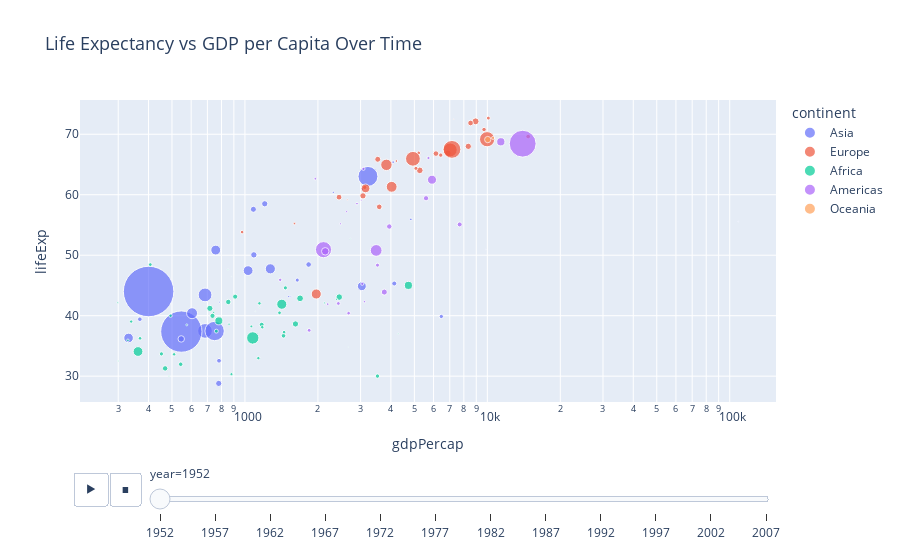

Notebook code cell kept with this figure:
### Markdown cell above
### Exercise: Creating a Dashboard

  * Add more plots to the dashboard, such as pie charts or area plots, to provide a more comprehensive view of the data.

### 5.3 Adding Animations to Plots

**Example: Animated Scatter Plot**

### Code cell
import plotly.express as px
# Sample data
df = px.data.gapminder()

# Animated Scatter Plot
fig = px.scatter(df,            # The DataFrame containing the data.
                 x='gdpPercap',      # The column for the x-axis (GDP per capita).
                 y='lifeExp',        # The column for the y-axis (Life Expectancy).
                 animation_frame='year',   # The column used for the animation frames (creates a new plot for each year).
                 animation_group='country', # The column to group points by, ensuring a country's data points are linked across frames.
                 size='pop',         # The column that determines the size of each scatter plot marker (population).
                 color='continent',  # The column that determines the color of each marker (continent).
                 hover_name='country',  # The column whose values appear when you hover over a data point.
                 log_x=True,         # Sets the x-axis to a logarithmic scale for better visualization of skewed data.
                 size_max=55,        # Sets the maximum size for the markers.
                 title='Life Expectancy vs GDP per Capita Over Time') # The title of the plot.

# Update the layout of the figure
fig.update_layout(title_font_size=18) # Sets the font size of the plot title.

# Display the figure
fig.show()

### Figure 1 — Plotly figure (JSON) as saved in the notebook; plotly's stock layout.template omitted (floating-point values rounded to 4 significant figures)
{"data": [{"hovertemplate": "<b>%{hovertext}</b><br><br>continent=Asia<br>year=1952<br>gdpPercap=%{x}<br>lifeExp=%{y}<br>pop=%{marker.size}<extra></extra>", "hovertext": ["Afghanistan", "Bahrain", "Bangladesh", "Cambodia", "China", "Hong Kong, China", "India", "Indonesia", "Iran", "Iraq", "Israel", "Japan", "Jordan", "Korea, Dem. Rep.", "Korea, Rep.", "Kuwait", "Lebanon", "Malaysia", "Mongolia", "Myanmar", "Nepal", "Oman", "Pakistan", "Philippines", "Saudi Arabia", "Singapore", "Sri Lanka", "Syria", "Taiwan", "Thailand", "Vietnam", "West Bank and Gaza", "Yemen, Rep."], "ids": ["Afghanistan", "Bahrain", "Bangladesh", "Cambodia", "China", "Hong Kong, China", "India", "Indonesia", "Iran", "Iraq", "Israel", "Japan", "Jordan", "Korea, Dem. Rep.", "Korea, Rep.", "Kuwait", "Lebanon", "Malaysia", "Mongolia", "Myanmar", "Nepal", "Oman", "Pakistan", "Philippines", "Saudi Arabia", "Singapore", "Sri Lanka", "Syria", "Taiwan", "Thailand", "Vietnam", "West Bank and Gaza", "Yemen, Rep."], "legendgroup": "Asia", "marker": {"color": "#636efa", "size": [8425333, 120447, 46886859, 4693836, 556263527, 2125900, 372000000, 82052000, 17272000, 5441766, 1620914, 86459025, 607914, 8865488, 20947571, 160000, 1439529, 6748378, 800663, 20092996, 9182536, 507833, 41346560, 22438691, 4005677, 1127000, 7982342, 3661549, 8550362, 21289402, 26246839, 1030585, 4963829], "sizemode": "area", "sizeref": 435900.0, "symbol": "circle"}, "mode": "markers", "name": "Asia", "orientation": "v", "showlegend": true, "type": "scatter", "x": [779.4, 9867.0, 684.2, 368.5, 400.4, 3054.0, 546.6, 749.7, 3035.0, 4130.0, 4087.0, 3217.0, 1547.0, 1088.0, 1031.0, 108400.0, 4835.0, 1831.0, 786.6, 331.0, 545.9, 1828.0, 684.6, 1273.0, 6460.0, 2315.0, 1084.0, 1643.0, 1207.0, 757.8, 605.1, 1516.0, 781.7], "xaxis": "x", "y": [28.8, 50.94, 37.48, 39.42, 44.0, 60.96, 37.37, 37.47, 44.87, 45.32, 65.39, 63.03, 43.16, 50.06, 47.45, 55.56, 55.93, 48.46, 42.24, 36.32, 36.16, 37.58, 43.44, 47.75, 39.88, 60.4, 57.59, 45.88, 58.5, 50.85, 40.41, 43.16, 32.55], "yaxis": "y"}, {"hovertemplate": "<b>%{hovertext}</b><br><br>continent=Europe<br>year=1952<br>gdpPercap=%{x}<br>lifeExp=%{y}<br>pop=%{marker.size}<extra></extra>", "hovertext": ["Albania", "Austria", "Belgium", "Bosnia and Herzegovina", "Bulgaria", "Croatia", "Czech Republic", "Denmark", "Finland", "France", "Germany", "Greece", "Hungary", "Iceland", "Ireland", "Italy", "Montenegro", "Netherlands", "Norway", "Poland", "Portugal", "Romania", "Serbia", "Slovak Republic", "Slovenia", "Spain", "Sweden", "Switzerland", "Turkey", "United Kingdom"], "ids": ["Albania", "Austria", "Belgium", "Bosnia and Herzegovina", "Bulgaria", "Croatia", "Czech Republic", "Denmark", "Finland", "France", "Germany", "Greece", "Hungary", "Iceland", "Ireland", "Italy", "Montenegro", "Netherlands", "Norway", "Poland", "Portugal", "Romania", "Serbia", "Slovak Republic", "Slovenia", "Spain", "Sweden", "Switzerland", "Turkey", "United Kingdom"], "legendgroup": "Europe", "marker": {"color": "#EF553B", "size": [1282697, 6927772, 8730405, 2791000, 7274900, 3882229, 9125183, 4334000, 4090500, 42459667, 69145952, 7733250, 9504000, 147962, 2952156, 47666000, 413834, 10381988, 3327728, 25730551, 8526050, 16630000, 6860147, 3558137, 1489518, 28549870, 7124673, 4815000, 22235677, 50430000], "sizemode": "area", "sizeref": 435900.0, "symbol": "circle"}, "mode": "markers", "name": "Europe", "orientation": "v", "showlegend": true, "type": "scatter", "x": [1601.0, 6137.0, 8343.0, 973.5, 2444.0, 3119.0, 6876.0, 9692.0, 6425.0, 7030.0, 7144.0, 3531.0, 5264.0, 7268.0, 5210.0, 4931.0, 2648.0, 8942.0, 10100.0, 4029.0, 3068.0, 3145.0, 3581.0, 5075.0, 4215.0, 3834.0, 8528.0, 14730.0, 1969.0, 9980.0], "xaxis": "x", "y": [55.23, 66.8, 68.0, 53.82, 59.6, 61.21, 66.87, 70.78, 66.55, 67.41, 67.5, 65.86, 64.03, 72.49, 66.91, 65.94, 59.16, 72.13, 72.67, 61.31, 59.82, 61.05, 58.0, 64.36, 65.57, 64.94, 71.86, 69.62, 43.59, 69.18], "yaxis": "y"}, {"hovertemplate": "<b>%{hovertext}</b><br><br>continent=Africa<br>year=1952<br>gdpPercap=%{x}<br>lifeExp=%{y}<br>pop=%{marker.size}<extra></extra>", "hovertext": ["Algeria", "Angola", "Benin", "Botswana", "Burkina Faso", "Burundi", "Cameroon", "Central African Republic", "Chad", "Comoros", "Congo, Dem. Rep.", "Congo, Rep.", "Cote d'Ivoire", "Djibouti", "Egypt", "Equatorial Guinea", "Eritrea", "Ethiopia", "Gabon", "Gambia", "Ghana", "Guinea", "Guinea-Bissau", "Kenya", "Lesotho", "Liberia", "Libya", "Madagascar", "Malawi", "Mali", "Mauritania", "Mauritius", "Morocco", "Mozambique", "Namibia", "Niger", "Nigeria", "Reunion", "Rwanda", "Sao Tome and Principe", "Senegal", "Sierra Leone", "Somalia", "South Africa", "Sudan", "Swaziland", "Tanzania", "Togo", "Tunisia", "Uganda", "Zambia", "Zimbabwe"], "ids": ["Algeria", "Angola", "Benin", "Botswana", "Burkina Faso", "Burundi", "Cameroon", "Central African Republic", "Chad", "Comoros", "Congo, Dem. Rep.", "Congo, Rep.", "Cote d'Ivoire", "Djibouti", "Egypt", "Equatorial Guinea", "Eritrea", "Ethiopia", "Gabon", "Gambia", "Ghana", "Guinea", "Guinea-Bissau", "Kenya", "Lesotho", "Liberia", "Libya", "Madagascar", "Malawi", "Mali", "Mauritania", "Mauritius", "Morocco", "Mozambique", "Namibia", "Niger", "Nigeria", "Reunion", "Rwanda", "Sao Tome and Principe", "Senegal", "Sierra Leone", "Somalia", "South Africa", "Sudan", "Swaziland", "Tanzania", "Togo", "Tunisia", "Uganda", "Zambia", "Zimbabwe"], "legendgroup": "Africa", "marker": {"color": "#00cc96", "size": [9279525, 4232095, 1738315, 442308, 4469979, 2445618, 5009067, 1291695, 2682462, 153936, 14100005, 854885, 2977019, 63149, 22223309, 216964, 1438760, 20860941, 420702, 284320, 5581001, 2664249, 580653, 6464046, 748747, 863308, 1019729, 4762912, 2917802, 3838168, 1022556, 516556, 9939217, 6446316, 485831, 3379468, 33119096, 257700, 2534927, 60011, 2755589, 2143249, 2526994, 14264935, 8504667, 290243, 8322925, 1219113, 3647735, 5824797, 2672000, 3080907], "sizemode": "area", "sizeref": 435900.0, "symbol": "circle"}, "mode": "markers", "name": "Africa", "orientation": "v", "showlegend": true, "type": "scatter", "x": [2449.0, 3521.0, 1063.0, 851.2, 543.3, 339.3, 1173.0, 1071.0, 1179.0, 1103.0, 780.5, 2126.0, 1389.0, 2670.0, 1419.0, 375.6, 328.9, 362.1, 4293.0, 485.2, 911.3, 510.2, 299.9, 853.5, 298.8, 575.6, 2388.0, 1443.0, 369.2, 452.3, 743.1, 1968.0, 1688.0, 468.5, 2424.0, 761.9, 1077.0, 2719.0, 493.3, 879.6, 1450.0, 879.8, 1136.0, 4725.0, 1616.0, 1148.0, 716.7, 859.8, 1468.0, 734.8, 1147.0, 406.9], "xaxis": "x", "y": [43.08, 30.02, 38.22, 47.62, 31.98, 39.03, 38.52, 35.46, 38.09, 40.72, 39.14, 42.11, 40.48, 34.81, 41.89, 34.48, 35.93, 34.08, 37.0, 30.0, 43.15, 33.61, 32.5, 42.27, 42.14, 38.48, 42.72, 36.68, 36.26, 33.69, 40.54, 50.99, 42.87, 31.29, 41.73, 37.44, 36.32, 52.72, 40.0, 46.47, 37.28, 30.33, 32.98, 45.01, 38.63, 41.41, 41.22, 38.6, 44.6, 39.98, 42.04, 48.45], "yaxis": "y"}, {"hovertemplate": "<b>%{hovertext}</b><br><br>continent=Americas<br>year=1952<br>gdpPercap=%{x}<br>lifeExp=%{y}<br>pop=%{marker.size}<extra></extra>", "hovertext": ["Argentina", "Bolivia", "Brazil", "Canada", "Chile", "Colombia", "Costa Rica", "Cuba", "Dominican Republic", "Ecuador", "El Salvador", "Guatemala", "Haiti", "Honduras", "Jamaica", "Mexico", "Nicaragua", "Panama", "Paraguay", "Peru", "Puerto Rico", "Trinidad and Tobago", "United States", "Uruguay", "Venezuela"], "ids": ["Argentina", "Bolivia", "Brazil", "Canada", "Chile", "Colombia", "Costa Rica", "Cuba", "Dominican Republic", "Ecuador", "El Salvador", "Guatemala", "Haiti", "Honduras", "Jamaica", "Mexico", "Nicaragua", "Panama", "Paraguay", "Peru", "Puerto Rico", "Trinidad and Tobago", "United States", "Uruguay", "Venezuela"], "legendgroup": "Americas", "marker": {"color": "#ab63fa", "size": [17876956, 2883315, 56602560, 14785584, 6377619, 12350771, 926317, 6007797, 2491346, 3548753, 2042865, 3146381, 3201488, 1517453, 1426095, 30144317, 1165790, 940080, 1555876, 8025700, 2227000, 662850, 157553000, 2252965, 5439568], "sizemode": "area", "sizeref": 435900.0, "symbol": "circle"}, "mode": "markers", "name": "Americas", "orientation": "v", "showlegend": true, "type": "scatter", "x": [5911.0, 2677.0, 2109.0, 11370.0, 3940.0, 2144.0, 2627.0, 5587.0, 1398.0, 3522.0, 3048.0, 2428.0, 1840.0, 2195.0, 2899.0, 3478.0, 3112.0, 2480.0, 1952.0, 3759.0, 3082.0, 3023.0, 13990.0, 5717.0, 7690.0], "xaxis": "x", "y": [62.48, 40.41, 50.92, 68.75, 54.74, 50.64, 57.21, 59.42, 45.93, 48.36, 45.26, 42.02, 37.58, 41.91, 58.53, 50.79, 42.31, 55.19, 62.65, 43.9, 64.28, 59.1, 68.44, 66.07, 55.09], "yaxis": "y"}, {"hovertemplate": "<b>%{hovertext}</b><br><br>continent=Oceania<br>year=1952<br>gdpPercap=%{x}<br>lifeExp=%{y}<br>pop=%{marker.size}<extra></extra>", "hovertext": ["Australia", "New Zealand"], "ids": ["Australia", "New Zealand"], "legendgroup": "Oceania", "marker": {"color": "#FFA15A", "size": [8691212, 1994794], "sizemode": "area", "sizeref": 435900.0, "symbol": "circle"}, "mode": "markers", "name": "Oceania", "orientation": "v", "showlegend": true, "type": "scatter", "x": [10040.0, 10560.0], "xaxis": "x", "y": [69.12, 69.39], "yaxis": "y"}], "layout": {"legend": {"itemsizing": "constant", "title": {"text": "continent"}, "tracegroupgap": 0}, "sliders": [{"active": 0, "currentvalue": {"prefix": "year="}, "len": 0.9, "pad": {"b": 10, "t": 60}, "steps": [{"args": [["1952"], {"frame": {"duration": 0, "redraw": false}, "fromcurrent": true, "mode": "immediate", "transition": {"duration": 0, "easing": "linear"}}], "label": "1952", "method": "animate"}, {"args": [["1957"], {"frame": {"duration": 0, "redraw": false}, "fromcurrent": true, "mode": "immediate", "transition": {"duration": 0, "easing": "linear"}}], "label": "1957", "method": "animate"}, {"args": [["1962"], {"frame": {"duration": 0, "redraw": false}, "fromcurrent": true, "mode": "immediate", "transition": {"duration": 0, "easing": "linear"}}], "label": "1962", "method": "animate"}, {"args": [["1967"], {"frame": {"duration": 0, "redraw": false}, "fromcurrent": true, "mode": "immediate", "transition": {"duration": 0, "easing": "linear"}}], "label": "1967", "method": "animate"}, {"args": [["1972"], {"frame": {"duration": 0, "redraw": false}, "fromcurrent": true, "mode": "immediate", "transition": {"duration": 0, "easing": "linear"}}], "label": "1972", "method": "animate"}, {"args": [["1977"], {"frame": {"duration": 0, "redraw": false}, "fromcurrent": true, "mode": "immediate", "transition": {"duration": 0, "easing": "linear"}}], "label": "1977", "method": "animate"}, {"args": [["1982"], {"frame": {"duration": 0, "redraw": false}, "fromcurrent": true, "mode": "immediate", "transition": {"duration": 0, "easing": "linear"}}], "label": "1982", "method": "animate"}, {"args": [["1987"], {"frame": {"duration": 0, "redraw": false}, "fromcurrent": true, "mode": "immediate", "transition": {"duration": 0, "easing": "linear"}}], "label": "1987", "method": "animate"}, {"args": [["1992"], {"frame": {"duration": 0, "redraw": false}, "fromcurrent": true, "mode": "immediate", "transition": {"duration": 0, "easing": "linear"}}], "label": "1992", "method": "animate"}, {"args": [["1997"], {"frame": {"duration": 0, "redraw": false}, "fromcurrent": true, "mode": "immediate", "transition": {"duration": 0, "easing": "linear"}}], "label": "1997", "method": "animate"}, {"args": [["2002"], {"frame": {"duration": 0, "redraw": false}, "fromcurrent": true, "mode": "immediate", "transition": {"duration": 0, "easing": "linear"}}], "label": "2002", "method": "animate"}, {"args": [["2007"], {"frame": {"duration": 0, "redraw": false}, "fromcurrent": true, "mode": "immediate", "transition": {"duration": 0, "easing": "linear"}}], "label": "2007", "method": "animate"}], "x": 0.1, "xanchor": "left", "y": 0, "yanchor": "top"}], "title": {"font": {"size": 18}, "text": "Life Expectancy vs GDP per Capita Over Time"}, "updatemenus": [{"buttons": [{"args": [null, {"frame": {"duration": 500, "redraw": false}, "fromcurrent": true, "mode": "immediate", "transition": {"duration": 500, "easing": "linear"}}], "label": "&#9654;", "method": "animate"}, {"args": [[null], {"frame": {"duration": 0, "redraw": false}, "fromcurrent": true, "mode": "immediate", "transition": {"duration": 0, "easing": "linear"}}], "label": "&#9724;", "method": "animate"}], "direction": "left", "pad": {"r": 10, "t": 70}, "showactive": false, "type": "buttons", "x": 0.1, "xanchor": "right", "y": 0, "yanchor": "top"}], "xaxis": {"anchor": "y", "domain": [0, 1], "title": {"text": "gdpPercap"}, "type": "log"}, "yaxis": {"anchor": "x", "domain": [0, 1], "title": {"text": "lifeExp"}}}}
